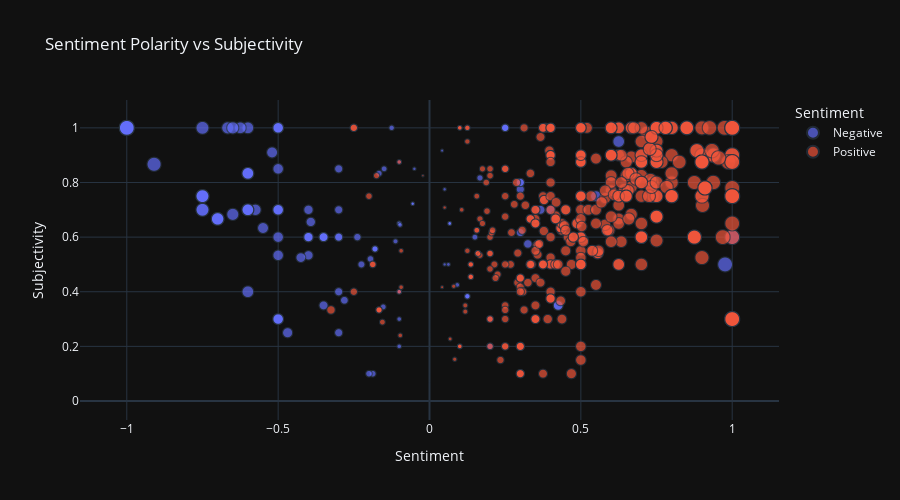

The notebook cell saved with this chart:
### Markdown cell above
## Sentiment

Another way to look at the data is to see how different words factor into the overall sentiment of a review.  There are different ways to do this, but one way is by using the textblob library (Python has tons of NLP libraries) to compute the sentiment of each review.  Sentiment can be positive (a positive value), negative (a negative value) or neutral (a value at or near 0).  

Interestingly, the sentiment calculated by textblob doesn't align perfectly (though it does generally match up) with the positive/negative label given in the data.  

Let's look at the sentiment vs subjectivity color coded by the sentiment label in the dataset.

### Code cell
#%pip install textblob
import warnings
warnings.filterwarnings("ignore", category=FutureWarning)
from textblob import TextBlob
import plotly.express as px

# Sentiment calculations
df['calc_sentiment'] = df['Review Title'].apply(lambda x: TextBlob(x).sentiment.polarity)
df['subjectivity'] = df['Review Title'].apply(lambda x: TextBlob(x).sentiment.subjectivity)
df['abs_sentiment'] = df['calc_sentiment'].abs()

# Optional: Make sentiment a category to suppress warning
df['Sentiment'] = df['Sentiment'].astype(str)

# Plot
fig = px.scatter(
    df, 
    x='calc_sentiment', 
    y='subjectivity', 
    hover_data=['Review Title'],
    color='Sentiment',
    size='abs_sentiment',
    size_max=15,
    title='Sentiment Polarity vs Subjectivity',
    hover_name='Restaurant Name',
    labels={'sentiment': 'Sentiment Polarity', 'subjectivity': 'Subjectivity'}
)

fig.update_layout(xaxis_title='Sentiment', height=500)
fig.show()

### Figure 1 — Plotly figure (JSON) as saved in the notebook; plotly's stock layout.template omitted (floating-point values rounded to 4 significant figures; data arrays with more than 128 entries replaced by an {"elided": "..."} marker saying what was removed)
{"data": [{"customdata": {"elided": "265x1 str values"}, "hovertemplate": "<b>%{hovertext}</b><br><br>Sentiment=Negative<br>calc_sentiment=%{x}<br>Subjectivity=%{y}<br>abs_sentiment=%{marker.size}<br>Review Title=%{customdata[0]}<extra></extra>", "hovertext": {"elided": "265 str values"}, "legendgroup": "Negative", "marker": {"color": "#636efa", "size": {"elided": "265 float values"}, "sizemode": "area", "sizeref": 0.004444, "symbol": "circle"}, "mode": "markers", "name": "Negative", "showlegend": true, "x": {"elided": "265 float values"}, "xaxis": "x", "y": {"elided": "265 float values"}, "yaxis": "y", "type": "scattergl"}, {"customdata": {"elided": "1237x1 str values"}, "hovertemplate": "<b>%{hovertext}</b><br><br>Sentiment=Positive<br>calc_sentiment=%{x}<br>Subjectivity=%{y}<br>abs_sentiment=%{marker.size}<br>Review Title=%{customdata[0]}<extra></extra>", "hovertext": {"elided": "1237 str values"}, "legendgroup": "Positive", "marker": {"color": "#EF553B", "size": {"elided": "1237 float values"}, "sizemode": "area", "sizeref": 0.004444, "symbol": "circle"}, "mode": "markers", "name": "Positive", "showlegend": true, "x": {"elided": "1237 float values"}, "xaxis": "x", "y": {"elided": "1237 float values"}, "yaxis": "y", "type": "scattergl"}], "layout": {"xaxis": {"anchor": "y", "domain": [0.0, 1.0], "title": {"text": "Sentiment"}}, "yaxis": {"anchor": "x", "domain": [0.0, 1.0], "title": {"text": "Subjectivity"}}, "legend": {"title": {"text": "Sentiment"}, "tracegroupgap": 0, "itemsizing": "constant"}, "title": {"text": "Sentiment Polarity vs Subjectivity"}, "height": 500}}
